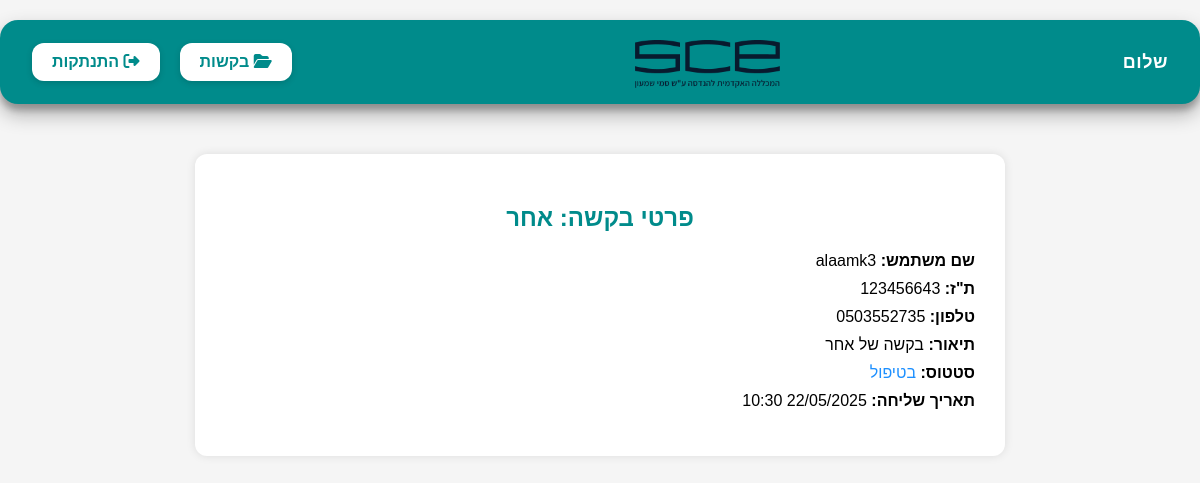
The app's page /requests/4/ (signed in) with its own data.
### app/models.py (models this page shows, shortened)
class Request(models.Model):
    STATUS_CHOICES = [
        ('pending', 'Pending'),
        ('in_progress', 'In Progress'),
        ('accepted', 'Accepted'),
        ('rejected', 'Rejected'),
    ]
    REQUEST_TYPES = [
        ('other', 'אחר'),
        ('cancel_hw_percent', 'ביטול % אחוז עבודות בית בציון הסופי'),
        ('special_exam', 'בקשה למועד מיוחד'),
        ('iron_swords', 'בקשה למטלה חלופית - חרבות ברזל'),
        ('prerequisite_exemption', 'בקשה לפטור מדרישות קדם'),
        ('course_exemption', 'בקשה לפטור מקורס'),
        ('delay_submission', 'דחיית הגשת עבודה'),
        ('increase_credits', 'הגדלת נ"ז מעבר למותר'),
        ('military_docs', 'הגשת אישורי מילואים'),
        ('course_unblock', 'שחרור חסימת קורס'),
        ('registration_exemption', 'שחרור מחובת הרשמה'),
        ('include_hw_grade', 'שקלול עבודות בית בציון הסופי'),
    ]
    title = models.CharField(max_length=255)
    description = models.TextField()
    attachment = models.FileField(upload_to='attachments/', null=True, blank=True)
    status = models.CharField(max_length=20, choices=STATUS_CHOICES, default='pending')
    request_type = models.CharField(max_length=50, choices=REQUEST_TYPES, default='other')
    student = models.ForeignKey(Student, on_delete=models.CASCADE)
    assigned_to = models.ForeignKey(User, on_delete=models.CASCADE, limit_choices_to={'role__in': ['academic', 'secretary']})
    submitted_at = models.DateTimeField(auto_now_add=True)
    updated_at = models.DateTimeField(auto_now=True)
    explanation = models.TextField(blank=True)

class Student(models.Model):
    DEGREE_CHOICES = [
        ('bachelor', 'תואר ראשון'),
        ('master', 'תואר שני'),
    ]
    user = models.OneToOneField(settings.AUTH_USER_MODEL, on_delete=models.CASCADE)
    year_of_study = models.PositiveIntegerField(verbose_name="year of study")
    degree_type = models.CharField(max_length=10, choices=DEGREE_CHOICES, verbose_name="degree type")
    year1_sem1 = models.CharField(max_length=9, null=True, blank=True)
    year1_sem2 = models.CharField(max_length=9, null=True, blank=True)
    year2_sem1 = models.CharField(max_length=9, null=True, blank=True)
    year2_sem2 = models.CharField(max_length=9, null=True, blank=True)
    year3_sem1 = models.CharField(max_length=9, null=True, blank=True)
    year3_sem2 = models.CharField(max_length=9, null=True, blank=True)
    year4_sem1 = models.CharField(max_length=9, null=True, blank=True)
    year4_sem2 = models.CharField(max_length=9, null=True, blank=True)
    current_year_of_study = models.PositiveIntegerField(null=True, blank=True)
    current_semester = models.CharField(max_length=1, choices=[('A', 'Semester A'), ('B', 'Semester B')], null=True,
                                        blank=True)

class User(AbstractUser):
    ROLE_CHOICES = [
        ('student', 'Student'),
        ('secretary', 'Secretary'),
        ('academic', 'Academic Staff'),
    ]
    role = models.CharField(max_length=20, choices=ROLE_CHOICES)
    id_number = models.CharField(max_length=9, unique=True)  # ת"ז מוסדית (מוזנת בהרשמה)
    phone = models.CharField(max_length=10, unique=True)
    department = models.CharField(max_length=100)
    date_start = models.DateField(null=True, blank=True)
    username = models.CharField(max_length=50, unique=True)

### app/views.py (the view, shortened to what this page needs)
# urls.py: path('requests/<int:request_id>/', views.request_detail_update, name='request_detail_update'),
@login_required
def request_detail_update(request, request_id):
    req = get_object_or_404(Request, id=request_id)
    return render(request, 'request_detail_update.html', {'req': req})

### app/templates/request_detail_update.html (shortened to what this page needs)
{% include 'partials/navbar.html' %}
<!DOCTYPE html>
<html lang="he" dir="rtl">
<head>
</head>
<body>
<main>
    <h2>פרטי בקשה: {{ req.title }}</h2>
    <p><strong>שם משתמש:</strong> {{ req.student.user.username }}</p>
    <p><strong>ת"ז:</strong> {{ req.student.user.id_number }}</p>
    <p><strong>טלפון:</strong> {{ req.student.user.phone }}</p>
    <p><strong>תיאור:</strong> {{ req.description|default:"(ללא תיאור)" }}</p>
    <p><strong>סטטוס:</strong>
        {% if req.status == 'pending' %}<span style="color:orange;">ממתין לטיפול</span>
        {% elif req.status == 'accepted' %}<span style="color:green;">אושרה</span>
        {% elif req.status == 'rejected' %}<span style="color:crimson;">נדחתה</span>
        {% elif req.status == 'in_progress' %}<span style="color:dodgerblue;">בטיפול</span>
        {% endif %}
    </p>
    <p><strong>תאריך שליחה:</strong> {{ req.submitted_at|date:"d/m/Y H:i" }}</p>
</main>
</body>
</html>

### app/templates/request_detail_update.html (style rules this page uses)
body { font-family: Arial, sans-serif; background-color: #f5f5f5; margin: 0; padding: 0; }
main { max-width: 750px; margin: 50px auto; background-color: white; padding: 30px; border-radius: 12px; box-shadow: 0 0 10px rgba(0,0,0,0.1); }
h2 { color: #008B8B; text-align: center; }
p { margin: 10px 0; }

### records on screen
Request: title "אחר", student.user.username "alaamk3", student.user.id_number "123456643", student.user.phone "0503552735", description "בקשה של אחר", submitted_at "22/05/2025 10:30"
